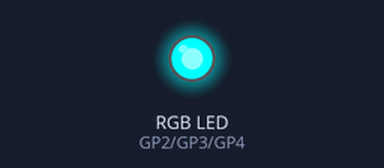
The program below on a simulated Raspberry Pi Pico running MicroPython. Parts: an RGB LED mixed from three pins (HIGH = lit).

Above: at 0.15 s.
At 21.17 s:
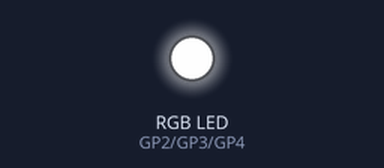
Timing chart, 0 to 21.2 s (numbered marks = the images above):
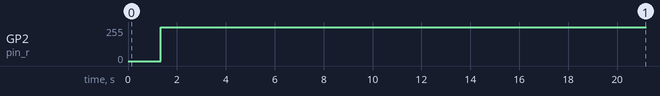

The program:

rgb_led.py
```python
from machine import Pin, PWM
from time import sleep

PWM_FREQ = 1000
U16_DUTY_MAX = 65025
LOOP_STEP = 100
SLEEP_TIME = 0.001

# Ustaw piny dla kolorów RGB
pin_r = PWM(Pin(2))  # Pin dla czerwonego koloru
pin_g = PWM(Pin(3))  # Pin dla zielonego koloru
pin_b = PWM(Pin(4))  # Pin dla niebieskiego koloru

# Ustaw częstotliwość PWM
pin_r.freq(PWM_FREQ)
pin_g.freq(PWM_FREQ)
pin_b.freq(PWM_FREQ)

# Ustaw początkową jasność na 0 (wspólna anoda w LED)
pin_r.duty_u16(U16_DUTY_MAX)
pin_g.duty_u16(U16_DUTY_MAX)
pin_b.duty_u16(U16_DUTY_MAX)

def change_color(pin: PWM):
    for duty in range(U16_DUTY_MAX, 0, -LOOP_STEP):
        pin.duty_u16(duty)
        sleep(SLEEP_TIME)
    for duty in range(0, U16_DUTY_MAX, LOOP_STEP):
        pin.duty_u16(duty)
        sleep(SLEEP_TIME)

while True:
    # Czerwony
    change_color(pin_r)

    # Zielony
    change_color(pin_g)

    # Niebieski
    change_color(pin_b)
```

Measured:
- by itself, GP2 (pin_r): 0/255 → 253/255 at 1.3 s
